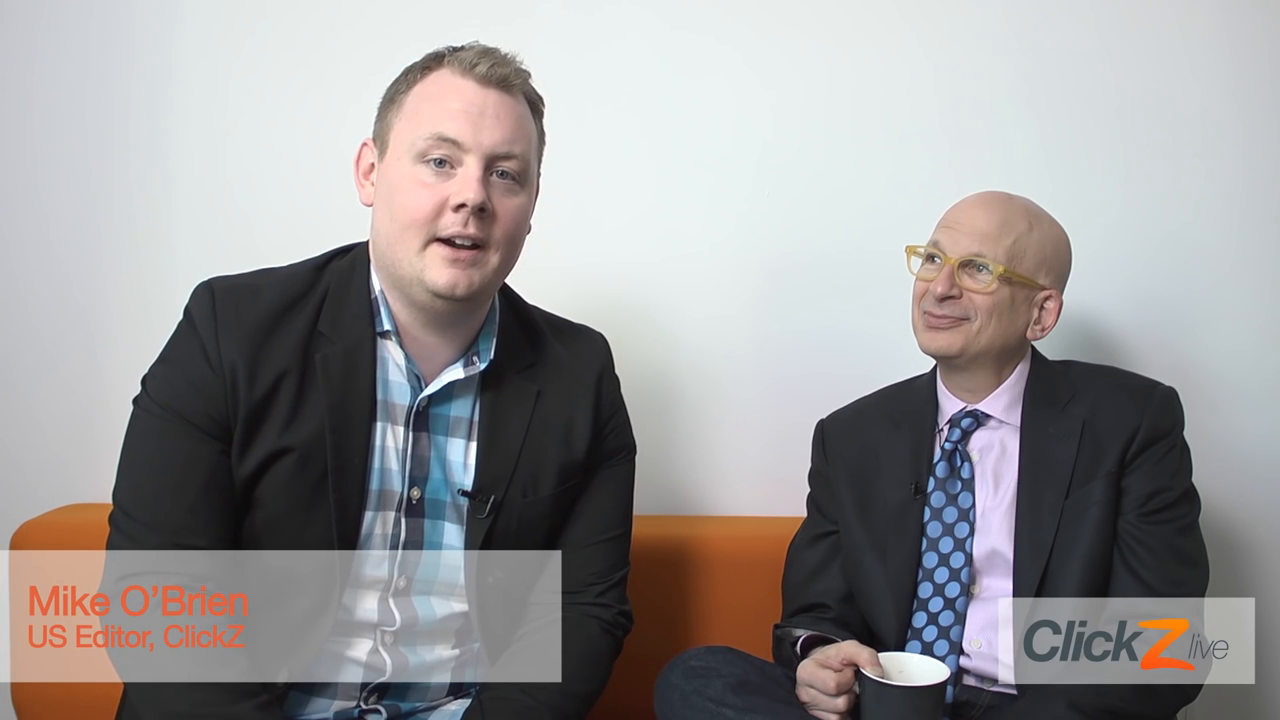
#> input picture frame 13 of seth_godin_interview_small.mp4, 1280 x 720 px, given in place of vra_train.mp4, which was not available
$ jupyter execute --allow-errors FaceDetectionFromWebCam.ipynb   (shell and % lines are left out)   (text cells are left out)
#> lines starting #> are read from the running program, lines starting #| are printed output that depends on the picture; after the words box and inside, x2 and y2 are one past the last pixel; in counts of white or black regions, pixels touching at a corner belong together; pictures that were not available may be replaced by others from this repository, and a replacement may not be noted
[cell 1]


from IPython.display import HTML, Javascript, display
from google.colab.output import eval_js
from base64 import b64decode
import numpy as np
import io
import ffmpeg

video_file_train = '/content/Video/vra_train.mp4'
video_file_test = '/content/Video/vra_test.mp4'


VIDEO_HTML = """
<script>
var my_div = document.createElement("DIV");
var my_p = document.createElement("P");
var my_btn = document.createElement("BUTTON");
var my_btn_txt = document.createTextNode("Press to start recording");

my_btn.appendChild(my_btn_txt);
my_div.appendChild(my_btn);
document.body.appendChild(my_div);

var base64data = 0;
var reader;
var recorder, videoStream;
var recordButton = my_btn;

var handleSuccess = function(stream) {
  videoStream = stream;
  var options = {
    mimeType : 'video/webm;codecs=vp9'
  };
  recorder = new MediaRecorder(stream, options);
  recorder.ondataavailable = function(e) {
    var url = URL.createObjectURL(e.data);
    var preview = document.createElement('video');
    preview.controls = true;
    preview.src = url;
    document.body.appendChild(preview);

    reader = new FileReader();
    reader.readAsDataURL(e.data);
    reader.onloadend = function() {
      base64data = reader.result;
    }
  };
  recorder.start();
  };

recordButton.innerText = "Recording... press to stop";

navigator.mediaDevices.getUserMedia({video: true}).then(handleSuccess);


function toggleRecording() {
  if (recorder && recorder.state == "recording") {
      recorder.stop();
      videoStream.getVideoTracks()[0].stop();
      recordButton.innerText = "Saving the recording... Please wait!"
  }
}

function sleep(ms) {
  return new Promise(resolve => setTimeout(resolve, ms));
}

var data = new Promise(resolve=>{
recordButton.onclick = ()=>{
toggleRecording()

sleep(2000).then(() => {
  // wait 2000ms for the data to be available
  resolve(base64data.toString())

});

}
});

</script>
"""

def start_webcam():
  js = Javascript('''
    async function startWebcam() {
      const div = document.createElement('div');

      const video = document.createElement('video');
      video.style.display = 'block';
      const stream = await navigator.mediaDevices.getUserMedia({video: true});

      document.body.appendChild(div);
      div.appendChild(video);
      video.srcObject = stream;
      await video.play();

      // Resize the output to fit the video element.
      google.colab.output.setIframeHeight(document.documentElement.scrollHeight, true);

      return;

    }
    ''')

  display(js)
  data = eval_js('startWebcam()')


start_webcam()

def get_video():
  display(HTML(VIDEO_HTML))
  data = eval_js("data")
  binary = b64decode(data.split(',')[1])

  return binary

#> (a cell that did not finish here is left out)

#> (a cell that did not finish here is left out)

[cell 4]
import cv2, sys, numpy, os
from time import sleep
from google.colab.patches import cv2_imshow

# OpenCV Default config file for face detection
haar_file = '/content/vra/haarcascades/haarcascade_frontalface_default.xml'

# Root Folder used to store the face data images
datasets = '/content/Dataset'

# Subfolder used to store my images (to be changed with your name)
sub_data = 'Offer'

path = os.path.join(datasets, sub_data)
if not os.path.isdir(path):
    os.mkdir(path)

# define the size of images
(width, height) = (130, 100)

# Analyse the video training file
face_cascade = cv2.CascadeClassifier(haar_file)
webcam = cv2.VideoCapture(video_file_train)

# Capture the first 50 images of the train video
count = 1
while count < 50:
    if not webcam.isOpened():
        print('Unable to load the video file.')
        sleep(5)
        pass
    (_, im) = webcam.read()
#> im is the input picture: shape (720, 1280, 3); mean B, G, R 152.3, 152.1, 154.5
    gray = cv2.cvtColor(im, cv2.COLOR_BGR2GRAY)
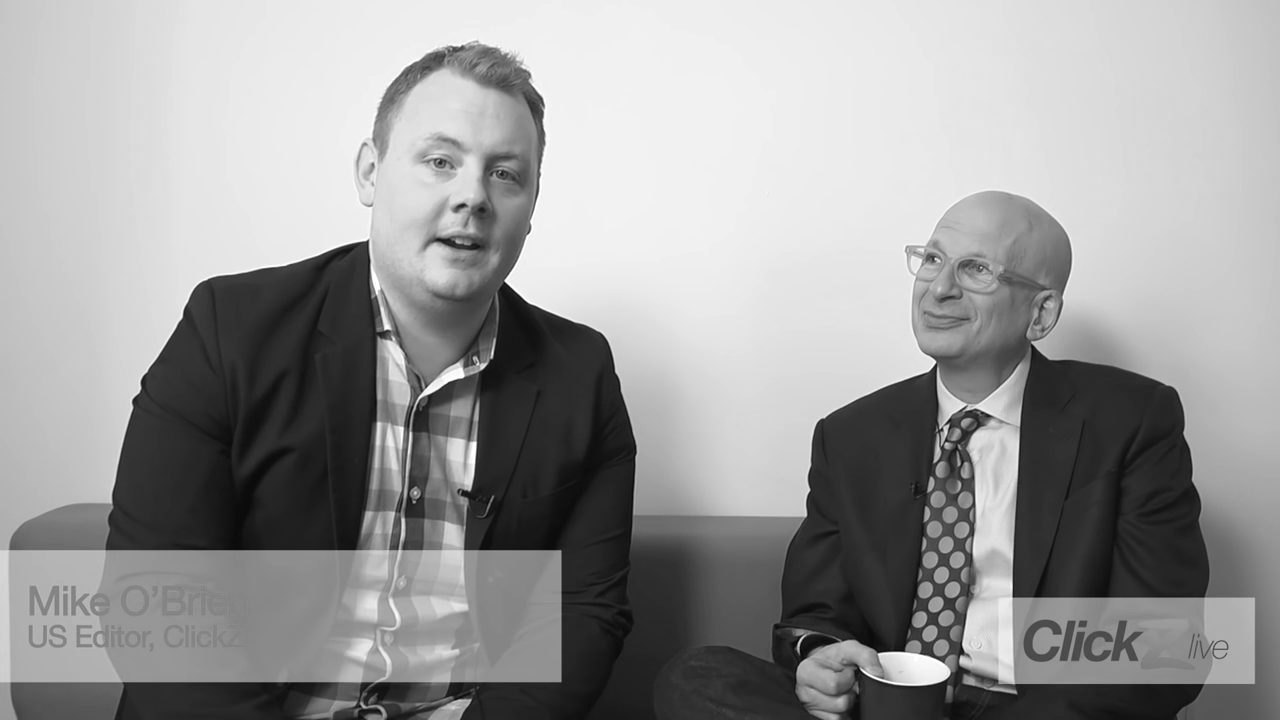
#> gray: shape (720, 1280); min 1, max 255, mean 152.8
    faces = face_cascade.detectMultiScale(gray, 1.3, 4)
#> faces = [[370, 88, 195, 195]]
    for (x, y, w, h) in faces:
        cv2.rectangle(im, (x, y), (x + w, y + h), (255, 0, 0), 2)
        face = gray[y:y + h, x:x + w]
        face_resize = cv2.resize(face, (width, height))
        cv2.imwrite('% s/% s.png' % (path, count), face_resize)
#> this loop made 1 pass
#> pass 1, `face = gray[y:y + h, x:x + w]`:
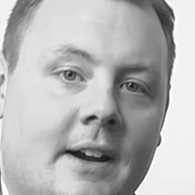
#> face: shape (195, 195); min 17, max 255, mean 180.8
#> pass 1, `face_resize = cv2.resize(face, (width, height))`:
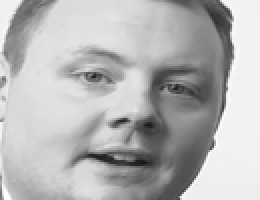
#> face_resize: shape (100, 130) (shown 2 times larger); min 21, max 255, mean 180.7
#> after the loop:
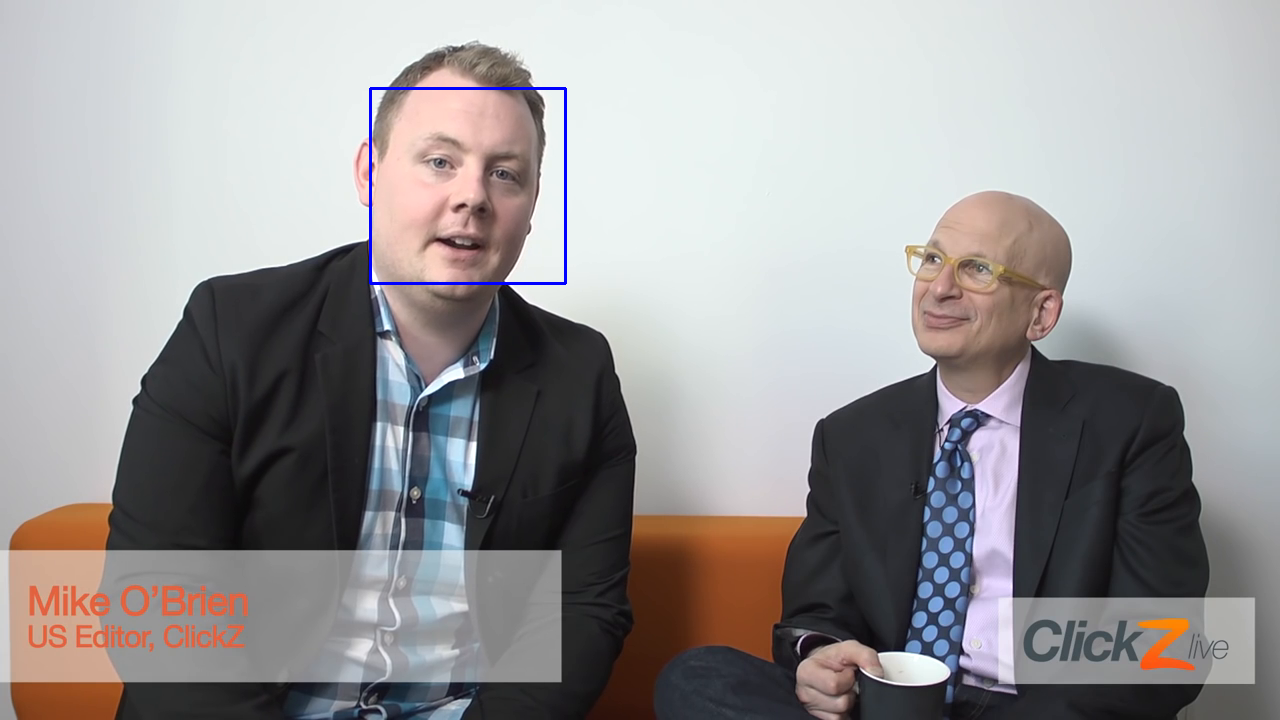
#> im: shape (720, 1280, 3); 0.25% of pixels changed, all inside (x1, y1, x2, y2) = (369, 87, 567, 285)
    count += 1

$ run again, starting later in the video
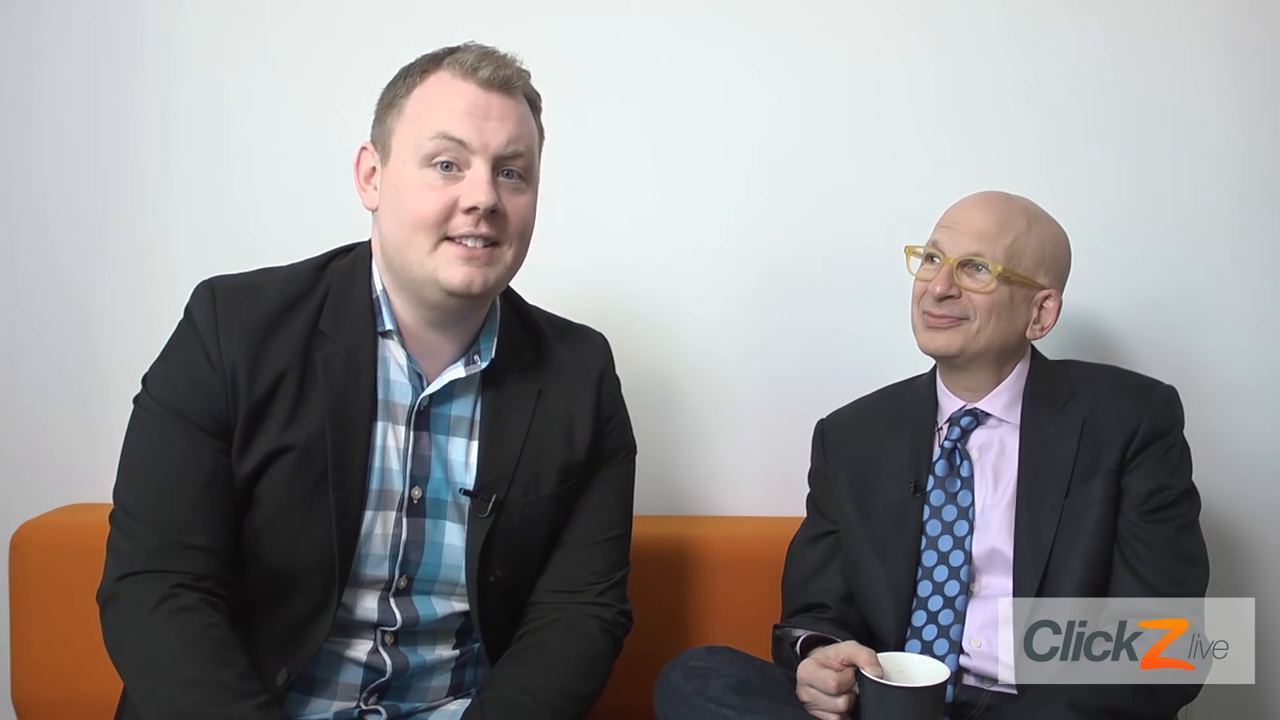
#> input picture frame 58 of seth_godin_interview_small.mp4, 1280 x 720 px, given in place of vra_train.mp4, which was not available
#> im is the input picture: shape (720, 1280, 3); mean B, G, R 144.5, 144.3, 146.6
#> faces = [[377, 90, 191, 191], [865, 205, 151, 151]]
#> the loop `for (x, y, w, h) in faces:` made 2 passes
#> pass 1, `face_resize = cv2.resize(face, (width, height))`:
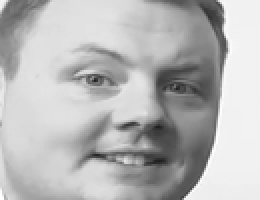
#> face_resize: shape (100, 130) (shown 2 times larger); min 31, max 255, mean 183
#> after the loop `for (x, y, w, h) in faces:`:
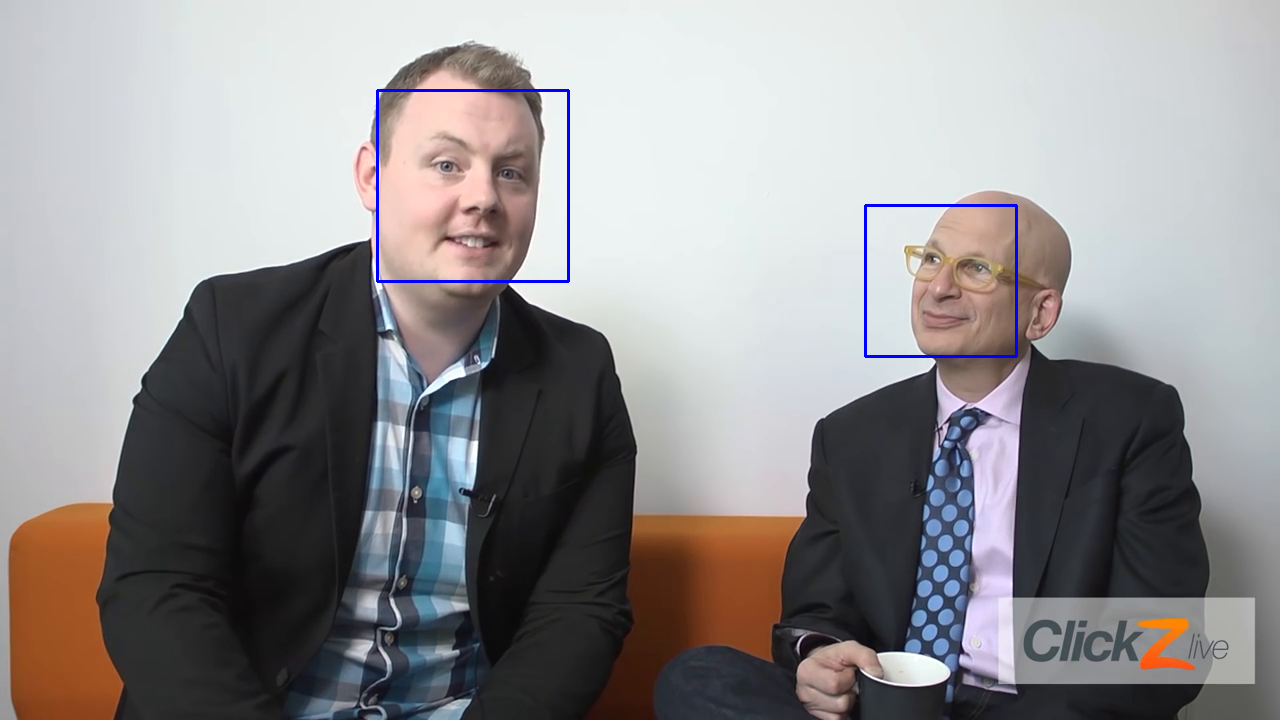
#> im: shape (720, 1280, 3); 0.44% of pixels changed, all inside (x1, y1, x2, y2) = (376, 89, 1018, 358)
